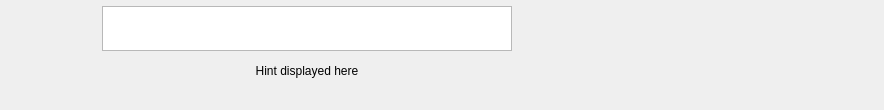
<?xml version="1.0" encoding="UTF-8"?>
<ui version="4.0">
 <class>BattleControlWidget</class>
 <widget class="QWidget" name="BattleControlWidget">
  <property name="geometry">
   <rect>
    <x>0</x>
    <y>0</y>
    <width>884</width>
    <height>110</height>
   </rect>
  </property>
  <property name="windowTitle">
   <string>Form</string>
  </property>
  <layout class="QHBoxLayout" name="mainLayout" stretch="0,1,0">
   <property name="spacing">
    <number>0</number>
   </property>
   <property name="leftMargin">
    <number>0</number>
   </property>
   <property name="topMargin">
    <number>0</number>
   </property>
   <property name="rightMargin">
    <number>0</number>
   </property>
   <property name="bottomMargin">
    <number>0</number>
   </property>
   <item>
    <layout class="QVBoxLayout" name="verticalLayout_2">
     <property name="spacing">
      <number>2</number>
     </property>
     <property name="leftMargin">
      <number>3</number>
     </property>
     <property name="topMargin">
      <number>5</number>
     </property>
     <property name="rightMargin">
      <number>0</number>
     </property>
     <property name="bottomMargin">
      <number>0</number>
     </property>
     <item>
      <layout class="QHBoxLayout" name="horizontalLayout_4">
       <property name="spacing">
        <number>1</number>
       </property>
       <item>
        <widget class="FreeHeroes::Gui::FlatButton" name="pushButtonSurrender">
         <property name="minimumSize">
          <size>
           <width>44</width>
           <height>36</height>
          </size>
         </property>
         <property name="maximumSize">
          <size>
           <width>44</width>
           <height>36</height>
          </size>
         </property>
         <property name="text">
          <string/>
         </property>
         <property name="flat">
          <bool>true</bool>
         </property>
        </widget>
       </item>
       <item>
        <spacer name="horizontalSpacer_3">
         <property name="orientation">
          <enum>Qt::Horizontal</enum>
         </property>
         <property name="sizeHint" stdset="0">
          <size>
           <width>1</width>
           <height>1</height>
          </size>
         </property>
        </spacer>
       </item>
      </layout>
     </item>
     <item>
      <layout class="QHBoxLayout" name="horizontalLayout_3">
       <property name="spacing">
        <number>1</number>
       </property>
       <item>
        <widget class="FreeHeroes::Gui::FlatButton" name="pushButtonSettings">
         <property name="minimumSize">
          <size>
           <width>44</width>
           <height>36</height>
          </size>
         </property>
         <property name="maximumSize">
          <size>
           <width>44</width>
           <height>36</height>
          </size>
         </property>
         <property name="text">
          <string/>
         </property>
         <property name="flat">
          <bool>true</bool>
         </property>
        </widget>
       </item>
       <item>
        <widget class="FreeHeroes::Gui::FlatButton" name="pushButtonAuto">
         <property name="minimumSize">
          <size>
           <width>44</width>
           <height>36</height>
          </size>
         </property>
         <property name="maximumSize">
          <size>
           <width>44</width>
           <height>36</height>
          </size>
         </property>
         <property name="text">
          <string/>
         </property>
         <property name="flat">
          <bool>true</bool>
         </property>
        </widget>
       </item>
      </layout>
     </item>
     <item>
      <spacer name="verticalSpacer">
       <property name="orientation">
        <enum>Qt::Vertical</enum>
       </property>
       <property name="sizeType">
        <enum>QSizePolicy::Expanding</enum>
       </property>
       <property name="sizeHint" stdset="0">
        <size>
         <width>1</width>
         <height>1</height>
        </size>
       </property>
      </spacer>
     </item>
    </layout>
   </item>
   <item>
    <layout class="QVBoxLayout" name="verticalLayout_3">
     <property name="spacing">
      <number>5</number>
     </property>
     <property name="leftMargin">
      <number>10</number>
     </property>
     <property name="topMargin">
      <number>5</number>
     </property>
     <property name="rightMargin">
      <number>10</number>
     </property>
     <property name="bottomMargin">
      <number>5</number>
     </property>
     <item>
      <widget class="QTextEdit" name="logMessages">
       <property name="sizePolicy">
        <sizepolicy hsizetype="Expanding" vsizetype="Fixed">
         <horstretch>0</horstretch>
         <verstretch>0</verstretch>
        </sizepolicy>
       </property>
       <property name="minimumSize">
        <size>
         <width>0</width>
         <height>45</height>
        </size>
       </property>
       <property name="maximumSize">
        <size>
         <width>16777215</width>
         <height>45</height>
        </size>
       </property>
       <property name="readOnly">
        <bool>true</bool>
       </property>
      </widget>
     </item>
     <item>
      <widget class="QLabel" name="hintLabel">
       <property name="sizePolicy">
        <sizepolicy hsizetype="Expanding" vsizetype="Fixed">
         <horstretch>0</horstretch>
         <verstretch>0</verstretch>
        </sizepolicy>
       </property>
       <property name="minimumSize">
        <size>
         <width>0</width>
         <height>45</height>
        </size>
       </property>
       <property name="maximumSize">
        <size>
         <width>16777215</width>
         <height>30</height>
        </size>
       </property>
       <property name="text">
        <string>Hint displayed here</string>
       </property>
       <property name="alignment">
        <set>Qt::AlignHCenter|Qt::AlignTop</set>
       </property>
       <property name="wordWrap">
        <bool>true</bool>
       </property>
      </widget>
     </item>
     <item>
      <spacer name="verticalSpacer_3">
       <property name="orientation">
        <enum>Qt::Vertical</enum>
       </property>
       <property name="sizeType">
        <enum>QSizePolicy::Preferred</enum>
       </property>
       <property name="sizeHint" stdset="0">
        <size>
         <width>1</width>
         <height>1</height>
        </size>
       </property>
      </spacer>
     </item>
    </layout>
   </item>
   <item>
    <layout class="QVBoxLayout" name="verticalLayout">
     <property name="spacing">
      <number>2</number>
     </property>
     <property name="leftMargin">
      <number>0</number>
     </property>
     <property name="topMargin">
      <number>5</number>
     </property>
     <property name="rightMargin">
      <number>3</number>
     </property>
     <property name="bottomMargin">
      <number>0</number>
     </property>
     <item>
      <layout class="QHBoxLayout" name="horizontalLayout_7">
       <property name="spacing">
        <number>1</number>
       </property>
       <item>
        <spacer name="horizontalSpacer_2">
         <property name="orientation">
          <enum>Qt::Horizontal</enum>
         </property>
         <property name="sizeHint" stdset="0">
          <size>
           <width>0</width>
           <height>20</height>
          </size>
         </property>
        </spacer>
       </item>
       <item>
        <widget class="FreeHeroes::Gui::FlatButton" name="pushButtonReplayPlay">
         <property name="minimumSize">
          <size>
           <width>44</width>
           <height>36</height>
          </size>
         </property>
         <property name="maximumSize">
          <size>
           <width>44</width>
           <height>36</height>
          </size>
         </property>
         <property name="text">
          <string/>
         </property>
         <property name="flat">
          <bool>true</bool>
         </property>
        </widget>
       </item>
       <item>
        <widget class="FreeHeroes::Gui::FlatButton" name="pushButtonReplayPause">
         <property name="minimumSize">
          <size>
           <width>44</width>
           <height>36</height>
          </size>
         </property>
         <property name="maximumSize">
          <size>
           <width>44</width>
           <height>36</height>
          </size>
         </property>
         <property name="text">
          <string/>
         </property>
         <property name="flat">
          <bool>true</bool>
         </property>
        </widget>
       </item>
       <item>
        <widget class="FreeHeroes::Gui::FlatButton" name="pushButtonReplayNext">
         <property name="minimumSize">
          <size>
           <width>44</width>
           <height>36</height>
          </size>
         </property>
         <property name="maximumSize">
          <size>
           <width>44</width>
           <height>36</height>
          </size>
         </property>
         <property name="text">
          <string/>
         </property>
         <property name="flat">
          <bool>true</bool>
         </property>
        </widget>
       </item>
       <item>
        <widget class="FreeHeroes::Gui::FlatButton" name="pushButtonReplayStop">
         <property name="minimumSize">
          <size>
           <width>44</width>
           <height>36</height>
          </size>
         </property>
         <property name="maximumSize">
          <size>
           <width>44</width>
           <height>36</height>
          </size>
         </property>
         <property name="text">
          <string/>
         </property>
         <property name="flat">
          <bool>true</bool>
         </property>
        </widget>
       </item>
       <item>
        <widget class="FreeHeroes::Gui::FlatButton" name="pushButtonSplashAttack">
         <property name="minimumSize">
          <size>
           <width>44</width>
           <height>36</height>
          </size>
         </property>
         <property name="maximumSize">
          <size>
           <width>44</width>
           <height>36</height>
          </size>
         </property>
         <property name="text">
          <string/>
         </property>
         <property name="flat">
          <bool>true</bool>
         </property>
        </widget>
       </item>
       <item>
        <widget class="FreeHeroes::Gui::FlatButton" name="pushButtonUnitCast">
         <property name="minimumSize">
          <size>
           <width>44</width>
           <height>36</height>
          </size>
         </property>
         <property name="maximumSize">
          <size>
           <width>44</width>
           <height>36</height>
          </size>
         </property>
         <property name="text">
          <string/>
         </property>
         <property name="checkable">
          <bool>true</bool>
         </property>
         <property name="flat">
          <bool>true</bool>
         </property>
        </widget>
       </item>
       <item>
        <widget class="FreeHeroes::Gui::FlatButton" name="pushButtonMeleeAttack">
         <property name="minimumSize">
          <size>
           <width>44</width>
           <height>36</height>
          </size>
         </property>
         <property name="maximumSize">
          <size>
           <width>44</width>
           <height>36</height>
          </size>
         </property>
         <property name="text">
          <string/>
         </property>
         <property name="flat">
          <bool>true</bool>
         </property>
        </widget>
       </item>
       <item>
        <widget class="FreeHeroes::Gui::FlatButton" name="pushButtonRangeAttack">
         <property name="minimumSize">
          <size>
           <width>44</width>
           <height>36</height>
          </size>
         </property>
         <property name="maximumSize">
          <size>
           <width>44</width>
           <height>36</height>
          </size>
         </property>
         <property name="text">
          <string/>
         </property>
         <property name="flat">
          <bool>true</bool>
         </property>
        </widget>
       </item>
      </layout>
     </item>
     <item>
      <layout class="QHBoxLayout" name="horizontalLayout_5">
       <property name="spacing">
        <number>1</number>
       </property>
       <item>
        <spacer name="horizontalSpacer">
         <property name="orientation">
          <enum>Qt::Horizontal</enum>
         </property>
         <property name="sizeHint" stdset="0">
          <size>
           <width>0</width>
           <height>20</height>
          </size>
         </property>
        </spacer>
       </item>
       <item>
        <widget class="FreeHeroes::Gui::FlatButton" name="pushButtonWait">
         <property name="minimumSize">
          <size>
           <width>44</width>
           <height>36</height>
          </size>
         </property>
         <property name="maximumSize">
          <size>
           <width>44</width>
           <height>36</height>
          </size>
         </property>
         <property name="text">
          <string/>
         </property>
         <property name="flat">
          <bool>true</bool>
         </property>
        </widget>
       </item>
       <item>
        <widget class="FreeHeroes::Gui::FlatButton" name="pushButtonGuard">
         <property name="minimumSize">
          <size>
           <width>44</width>
           <height>36</height>
          </size>
         </property>
         <property name="maximumSize">
          <size>
           <width>44</width>
           <height>36</height>
          </size>
         </property>
         <property name="text">
          <string/>
         </property>
         <property name="flat">
          <bool>true</bool>
         </property>
        </widget>
       </item>
       <item>
        <widget class="FreeHeroes::Gui::FlatButton" name="pushButtonSpellBook">
         <property name="minimumSize">
          <size>
           <width>44</width>
           <height>36</height>
          </size>
         </property>
         <property name="maximumSize">
          <size>
           <width>44</width>
           <height>36</height>
          </size>
         </property>
         <property name="text">
          <string/>
         </property>
         <property name="flat">
          <bool>true</bool>
         </property>
        </widget>
       </item>
      </layout>
     </item>
     <item>
      <spacer name="verticalSpacer_2">
       <property name="orientation">
        <enum>Qt::Vertical</enum>
       </property>
       <property name="sizeType">
        <enum>QSizePolicy::Expanding</enum>
       </property>
       <property name="sizeHint" stdset="0">
        <size>
         <width>1</width>
         <height>1</height>
        </size>
       </property>
      </spacer>
     </item>
    </layout>
   </item>
  </layout>
 </widget>
 <customwidgets>
  <customwidget>
   <class>FreeHeroes::Gui::FlatButton</class>
   <extends>QPushButton</extends>
   <header>CustomFrames.hpp</header>
  </customwidget>
 </customwidgets>
 <resources/>
 <connections/>
</ui>
